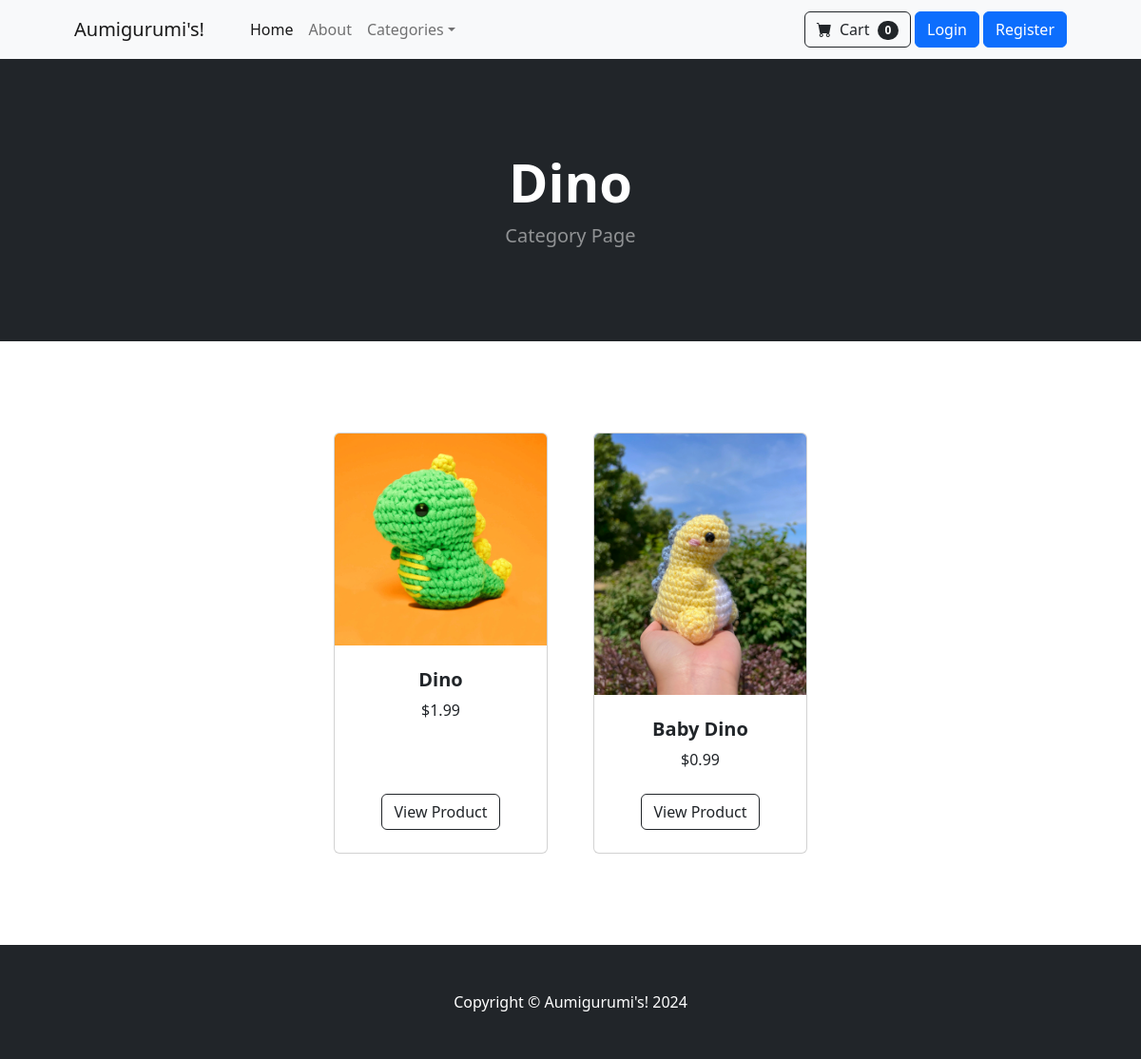
Screenshot of /category/Dino with the database file from the repository.
### store/models.py (models this page shows, shortened)
class Category(models.Model):
    name = models.CharField(max_length=50)
    def __str__(self):
        return self.name
    class Meta:
        verbose_name_plural = 'categories'

class Product(models.Model):
    name = models.CharField(max_length=100)
    price = models.DecimalField(default=0, decimal_places=2, max_digits=6)
    category = models.ForeignKey(Category, on_delete=models.CASCADE, default=1)
    description = models.CharField(max_length=250, default='', blank=True, null=True)
    image = models.ImageField(upload_to='uploads/products/')
    is_sale = models.BooleanField(default=False)
    sale_price = models.DecimalField(default=0, decimal_places=2, max_digits=6)

### store/views.py (the view)
# urls.py: path('category/<str:foo>', views.category, name='category'),
def category(request, foo):
	foo = foo.replace('-', ' ')
	try:
		category = Category.objects.get(name=foo)
		products = Product.objects.filter(category=category)
		return render(request, 'category.html', {'products':products, 'category':category})
	except:
		messages.success(request, ("That Category Doesn't Exist..."))
		return redirect('home')

### cart/context_processors.py (called while the page is built)
def cart(request):
    return {'cart': Cart(request)}

### store/templates/category.html
{% extends 'base.html' %}
{% load static %}
{% block content %}
        <header class="bg-dark py-5">
            <div class="container px-4 px-lg-5 my-5">
                <div class="text-center text-white">
                    <h1 class="display-4 fw-bolder">{{ category }}</h1>
                    <p class="lead fw-normal text-white-50 mb-0">Category Page</p>
                </div>
            </div>
        </header>
        <section class="py-5">
            <div class="container px-4 px-lg-5 mt-5">
                <div class="row gx-4 gx-lg-5 row-cols-2 row-cols-md-3 row-cols-xl-4 justify-content-center">
                    {% for product in products %}
                        {% if product.is_sale %}
                        <div class="col mb-5">
                            <div class="card h-100">
                                <div class="badge bg-danger text-white position-absolute" style="top: 0.5rem; right: 0.5rem">Sale</div>
                                <img class="card-img-top" src="{{ product.image.url }}", alt="image"  />
                                <div class="card-body p-4">
                                    <div class="text-center">
                                        <h5 class="fw-bolder">{{ product.name }}</h5>
                                        <span class="text-muted text-decoration-line-through">${{ product.price }}</span>
                                        &nbsp;
                                        ${{ product.sale_price }}
                                    </div>
                                </div>
                                <div class="card-footer p-4 pt-0 border-top-0 bg-transparent">
                                    <div class="text-center"><a class="btn btn-outline-dark mt-auto" href="{% url 'product' product.id  %}">View Product</a></div>
                                </div>
                            </div>
                        </div>
                        {% else %}
                        <div class="col mb-5">
                            <div class="card h-100">
                                <img class="card-img-top" src="{{ product.image.url }}", alt="image"  />
                                <div class="card-body p-4">
                                    <div class="text-center">
                                        <h5 class="fw-bolder">{{ product.name }}</h5>
                                        ${{ product.price }}
                                    </div>
                                </div>
                                <div class="card-footer p-4 pt-0 border-top-0 bg-transparent">
                                    <div class="text-center"><a class="btn btn-outline-dark mt-auto" href="{% url 'product' product.id  %}">View Product</a></div>
                                </div>
                            </div>
                        </div>
                        {% endif %}
                    {% endfor %}
                </div>
            </div>
        </section>
{% endblock %}

### rows the page displays
Category: name "Dino"
Product: image (picture), name "Dino", price "1.99"
Product: image (picture), name "Baby Dino", price "0.99"
